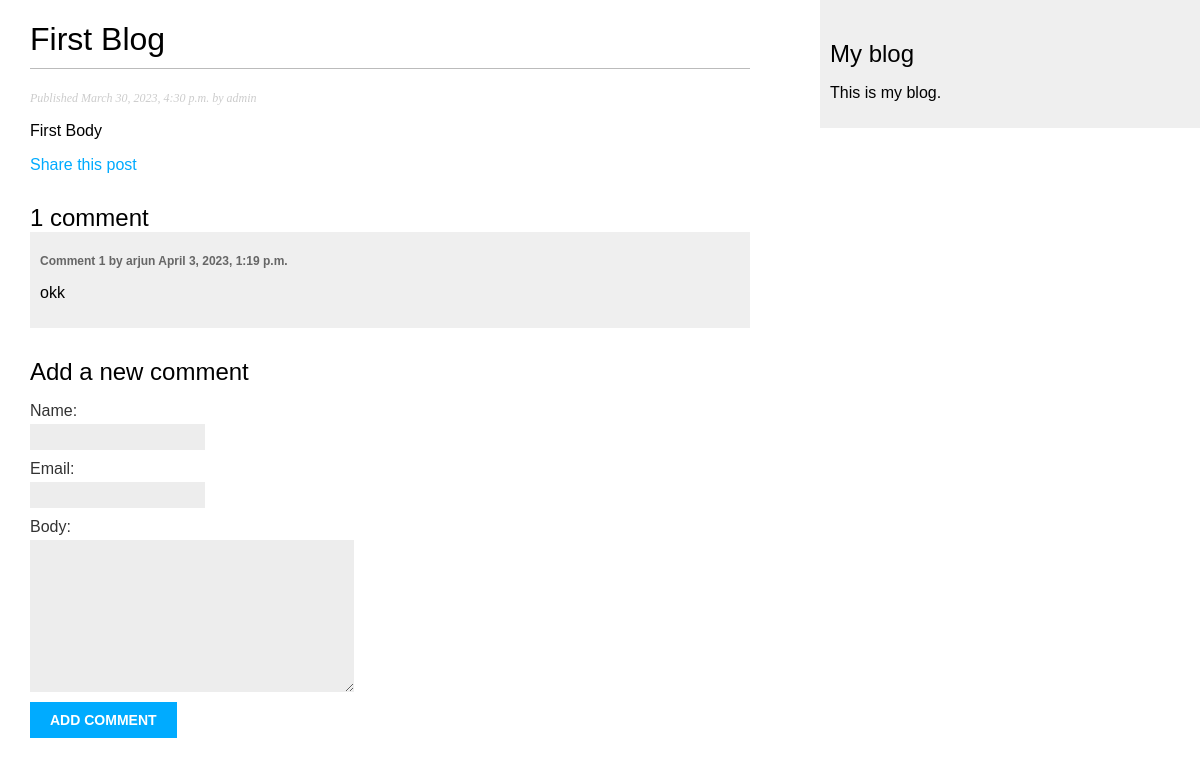
The app's page /blog/2023/3/30/Blog_1/ with its own data.
### blog/models.py (models this page shows, shortened)
class Post(models.Model):
    STATUS_CHOICES = (
        ('draft', 'Draft'),
        ('published', 'Published'),
    )
    title = models.CharField(max_length=250)
    slug = models.SlugField(max_length=250,
                            unique_for_date='publish')
    author = models.ForeignKey(User,
                                on_delete=models.CASCADE,
                                related_name='blog_posts')
    body = models.TextField()
    publish = models.DateTimeField(default=timezone.now)
    created = models.DateTimeField(auto_now_add=True)
    updated = models.DateTimeField(auto_now=True)
    status = models.CharField(max_length=10,
                                choices=STATUS_CHOICES,
                                default='draft')
    objects = models.Manager() # The default manager.
    published = PublishedManager() # Our custom manager.
    tags = TaggableManager()
    class Meta:
        ordering = ('-publish',)

class Comment(models.Model):
    post = models.ForeignKey(Post,
                            on_delete=models.CASCADE,
                            related_name='comments')
    name = models.CharField(max_length=80)
    email = models.EmailField()
    body = models.TextField()
    created = models.DateTimeField(auto_now_add=True)
    updated = models.DateTimeField(auto_now=True)
    active = models.BooleanField(default=True)
    class Meta:
        ordering = ('created',)

### blog/views.py (the view)
# urls.py: path('<int:year>/<int:month>/<int:day>/<slug:post>/',views.post_detail,name='post_detail'),
def post_detail(request, year, month, day, post):
       post = get_object_or_404(Post, slug=post,
                                      status='published',
                                      publish__year=year,
                                      publish__month=month,
                                      publish__day=day)
       comments = post.comments.filter(active=True)
       new_comment = None
       if request.method == 'POST':
           comment_form = CommentForm(data=request.POST)
           if comment_form.is_valid():
               new_comment = comment_form.save(commit=False)
               new_comment.post = post
               new_comment.save()
       else:
           comment_form = CommentForm()
       return render(request,
                     'blog/post/detail.html',
                     {'post': post,'comments': comments, 'new_comment': new_comment, 'comment_form': comment_form})

### blog/forms.py
class CommentForm(forms.ModelForm):
    class Meta:
        model = Comment
        fields = ('name', 'email', 'body')

### templates/blog/post/detail.html (shortened to what this page needs)
{% extends "blog/base.html" %}
   {% block content %}
     <h1>{{ post.title }}</h1>
     <p class="date">
       Published {{ post.publish }} by {{ post.author }}
     </p>
     {{ post.body|linebreaks }}
     <p>
        <a href="{% url 'blog:post_share' post.id %}">
          Share this post
        </a>
    </p>
    {% with comments.count as total_comments %}
     <h2>
       {{ total_comments }} comment{{ total_comments|pluralize }}
     </h2>
    {% endwith %}
    {% for comment in comments %}
    <div class="comment">
      <p class="info">
        Comment {{ forloop.counter }} by {{ comment.name }}
        {{ comment.created }}
    </p>
        {{ comment.body|linebreaks }}
        </div>
    {% empty %}
        <p>There are no comments yet.</p>
    {% endfor %}
    {% if new_comment %}
     <h2>Your comment has been added.</h2>
   {% else %}
     <h2>Add a new comment</h2>
     <form method="post">
       {{ comment_form.as_p }}
       <p><input type="submit" value="Add comment"></p>
     </form>
   {% endif %}
{% endblock %}

### static/css/blog.css (style rules this page uses)
body { margin:0; padding:0; font-family:helvetica, sans-serif; }
a { color:#00abff; text-decoration:none; }
h1 { font-weight:normal; border-bottom:1px solid #bbb; padding:0 0 10px 0; }
h2 { font-weight:normal; margin:30px 0 0; }
p.date { color:#ccc; font-family: georgia, serif; font-size: 12px; font-style: italic; }
label { float:left; clear:both; color:#333; margin-bottom:4px; }
input, textarea { clear:both; float:left; margin:0 0 10px; background:#ededed; border:0; padding:6px 10px; font-size:12px; }
input[type=submit] { font-weight:bold; background:#00abff; color:#fff; padding:10px 20px; font-size:14px; text-transform:uppercase; }
.comment { padding:10px; }
.comment:nth-child(even) { background:#efefef; }
.comment .info { font-weight:bold; font-size:12px; color:#666; }

### records on screen
Post: title "First Blog", publish "March 30, 2023, 4:30 p.m.", author "admin", body "First Body"
Comment: name "arjun", created "April 3, 2023, 1:19 p.m.", body "okk"

### other values on screen
{{ total_comments }} "1"
